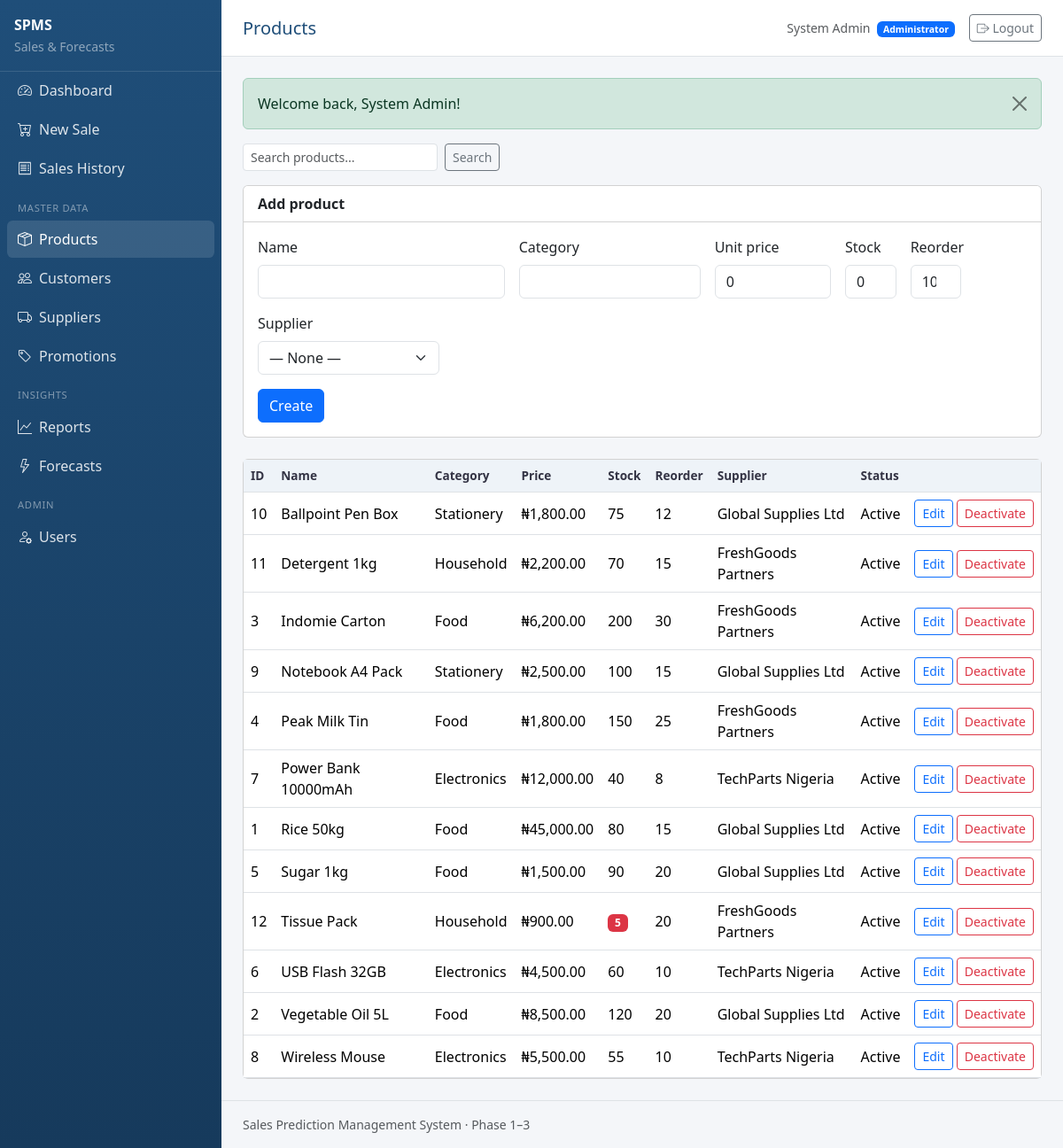
Screenshot of /web/public/index.php?page=products (signed in) with the database file from the repository.
### tables this page shows
CREATE TABLE products (
  id INT UNSIGNED AUTO_INCREMENT PRIMARY KEY,
  name VARCHAR(160) NOT NULL,
  category VARCHAR(100) NULL,
  unit_price DECIMAL(12,2) NOT NULL DEFAULT 0.00,
  stock_qty INT NOT NULL DEFAULT 0,
  reorder_level INT NOT NULL DEFAULT 10,
  supplier_id INT UNSIGNED NULL,
  is_active TINYINT(1) NOT NULL DEFAULT 1,
  created_at TIMESTAMP NOT NULL DEFAULT CURRENT_TIMESTAMP,
  CONSTRAINT fk_products_supplier
    FOREIGN KEY (supplier_id) REFERENCES suppliers(id)
    ON DELETE SET NULL ON UPDATE CASCADE
);

CREATE TABLE suppliers (
  id INT UNSIGNED AUTO_INCREMENT PRIMARY KEY,
  name VARCHAR(160) NOT NULL,
  phone VARCHAR(40) NULL,
  email VARCHAR(160) NULL,
  address VARCHAR(255) NULL,
  created_at TIMESTAMP NOT NULL DEFAULT CURRENT_TIMESTAMP
);

### web/public/index.php (called while the page is built, shortened)
<?php
require_once __DIR__ . '/../includes/layout.php';
$page = (string) ($_GET['page'] ?? 'dashboard');
$routes = [
    'login'       => __DIR__ . '/../modules/auth/login.php',
    'logout'      => __DIR__ . '/../modules/auth/logout.php',
    'dashboard'   => __DIR__ . '/../modules/dashboard/index.php',
    'products'    => __DIR__ . '/../modules/products/index.php',
    'customers'   => __DIR__ . '/../modules/customers/index.php',
    'suppliers'   => __DIR__ . '/../modules/suppliers/index.php',
    'users'       => __DIR__ . '/../modules/users/index.php',
    'promotions'  => __DIR__ . '/../modules/promotions/index.php',
    'sales'       => __DIR__ . '/../modules/sales/history.php',
    'sales_new'   => __DIR__ . '/../modules/sales/new.php',
    'receipt'     => __DIR__ . '/../modules/sales/receipt.php',
    'reports'     => __DIR__ . '/../modules/reports/index.php',
    'forecasts'   => __DIR__ . '/../modules/forecasts/index.php',
];
try {
    require $routes[$page];
} catch (PDOException $e) {
    http_response_code(500);
    $msg = 'Database error. Check that MySQL is running and you imported schema.sql + seed.sql. '
        . 'Also verify web/config/database.php credentials.';
    if (is_logged_in()) {
        render_header('Error');
        echo '<div class="alert alert-danger">' . e($msg) . '</div>';
        echo '<pre class="small text-muted">' . e($e->getMessage()) . '</pre>';
        render_footer();
    } else {
        render_login_header('Error');
        echo '<div class="alert alert-danger">' . e($msg) . '</div>';
        render_login_footer();
    }
}

### web/includes/helpers.php (called while the page is built, shortened)
<?php
function e(?string $value): string
{
    return htmlspecialchars((string) $value, ENT_QUOTES | ENT_SUBSTITUTE, 'UTF-8');
}
function money(float|int|string $amount): string
{
    return '₦' . number_format((float) $amount, 2);
}
function base_url(string $path = ''): string
{
    $script = $_SERVER['SCRIPT_NAME'] ?? '/index.php';
    $dir = rtrim(str_replace('\\', '/', dirname($script)), '/');
    $path = ltrim($path, '/');
    return $dir . '/' . $path;
}
function url(string $page, array $params = []): string
{
    $params = array_merge(['page' => $page], $params);
    return base_url('index.php?' . http_build_query($params));
}
function request(string $key, mixed $default = null): mixed
{
    return $_POST[$key] ?? $_GET[$key] ?? $default;
}

### web/includes/auth.php (called while the page is built, shortened)
<?php
function current_user(): ?array
{
    return $_SESSION['user'] ?? null;
}
function user_can(string $capability): bool
{
    $user = current_user();
    $role = $user['role'];
    $map = [
        'manage_users'      => ['admin'],
        'manage_master'     => ['admin', 'manager'],
        'manage_promotions' => ['admin', 'manager'],
        'view_reports'      => ['admin', 'manager'],
        'view_all_sales'    => ['admin', 'manager'],
        'create_sale'       => ['admin', 'manager', 'staff'],
        'view_forecasts'    => ['admin', 'manager'],
        'retrain_model'     => ['admin'],
    ];
    return in_array($role, $map[$capability] ?? [], true);
}

### web/modules/products/index.php (the view, shortened to what this page needs)
<?php
$pdo = db();
$canEdit = user_can('manage_master');
$edit = null;
$q = trim((string) request('q', ''));
if ($q !== '') {
    $stmt = $pdo->prepare(
        'SELECT p.*, s.name AS supplier_name
         FROM products p
         LEFT JOIN suppliers s ON s.id = p.supplier_id
         WHERE p.name LIKE ? OR p.category LIKE ?
         ORDER BY p.name'
    );
    $like = '%' . $q . '%';
    $stmt->execute([$like, $like]);
    $products = $stmt->fetchAll();
} else {
    $products = $pdo->query(
        'SELECT p.*, s.name AS supplier_name
         FROM products p
         LEFT JOIN suppliers s ON s.id = p.supplier_id
         ORDER BY p.is_active DESC, p.name'
    )->fetchAll();
}
?>
<div class="d-flex flex-wrap justify-content-between align-items-center mb-3 gap-2">
    <form class="d-flex gap-2" method="get" action="<?= e(base_url('index.php')) ?>">
        <input type="search" name="q" class="form-control form-control-sm" placeholder="Search products..."
               value="<?= e($q) ?>">
        <button class="btn btn-sm btn-outline-secondary">Search</button>
    </form>
</div>
<?php if ($canEdit): ?>
<div class="card mb-4">
    <div class="card-header bg-white fw-semibold"><?= $edit ? 'Edit product' : 'Add product' ?></div>
    <div class="card-body">
        <form method="post" class="row g-3">
            <div class="col-md-4">
                <label class="form-label">Name</label>
                <input name="name" class="form-control" required value="<?= e($edit['name'] ?? '') ?>">
            </div>
            <div class="col-md-3">
                <label class="form-label">Category</label>
                <input name="category" class="form-control" value="<?= e($edit['category'] ?? '') ?>">
            </div>
            <div class="col-md-2">
                <label class="form-label">Unit price</label>
                <input type="number" step="0.01" min="0" name="unit_price" class="form-control" required
                       value="<?= e((string) ($edit['unit_price'] ?? '0')) ?>">
            </div>
            <div class="col-md-1">
                <label class="form-label">Stock</label>
                <input type="number" min="0" name="stock_qty" class="form-control"
                       value="<?= e((string) ($edit['stock_qty'] ?? '0')) ?>">
            </div>
            <div class="col-md-1">
                <label class="form-label">Reorder</label>
                <input type="number" min="0" name="reorder_level" class="form-control"
                       value="<?= e((string) ($edit['reorder_level'] ?? '10')) ?>">
            </div>
            <div class="col-md-3">
                <label class="form-label">Supplier</label>
                <select name="supplier_id" class="form-select">
                    <option value="">— None —</option>
                </select>
            </div>
            <div class="col-12">
                <button class="btn btn-primary"><?= $edit ? 'Update' : 'Create' ?></button>
            </div>
        </form>
    </div>
</div>
<?php endif; ?>
<div class="card">
    <div class="table-responsive">
        <table class="table table-hover mb-0 align-middle">
            <thead>
            <tr>
                <th>ID</th>
                <th>Name</th>
                <th>Category</th>
                <th>Price</th>
                <th>Stock</th>
                <th>Reorder</th>
                <th>Supplier</th>
                <th>Status</th>
                <?php if ($canEdit): ?><th></th><?php endif; ?>
            </tr>
            </thead>
            <tbody>
            <?php foreach ($products as $p): ?>
                <tr class="<?= (int) $p['is_active'] === 0 ? 'table-secondary' : '' ?>">
                    <td><?= (int) $p['id'] ?></td>
                    <td><?= e($p['name']) ?></td>
                    <td><?= e($p['category'] ?? '—') ?></td>
                    <td><?= e(money((float) $p['unit_price'])) ?></td>
                    <td>
                        <?php if ((int) $p['stock_qty'] <= (int) $p['reorder_level']): ?>
                            <span class="badge text-bg-danger"><?= (int) $p['stock_qty'] ?></span>
                        <?php else: ?>
                            <?= (int) $p['stock_qty'] ?>
                        <?php endif; ?>
                    </td>
                    <td><?= (int) $p['reorder_level'] ?></td>
                    <td><?= e($p['supplier_name'] ?? '—') ?></td>
                    <td><?= (int) $p['is_active'] ? 'Active' : 'Inactive' ?></td>
                    <?php if ($canEdit): ?>
                    <td class="text-nowrap">
                        <a class="btn btn-sm btn-outline-primary" href="<?= e(url('products', ['edit' => $p['id']])) ?>">Edit</a>
                        <?php if ((int) $p['is_active'] === 1): ?>
                        <form method="post" class="d-inline" onsubmit="return confirm('Deactivate this product?');">
                            <button class="btn btn-sm btn-outline-danger">Deactivate</button>
                        </form>
                        <?php endif; ?>
                    </td>
                    <?php endif; ?>
                </tr>
            <?php endforeach; ?>
            </tbody>
        </table>
    </div>
</div>

### web/public/assets/css/app.css (style rules this page uses)
:root { --spms-primary: #1f4e79; --spms-accent: #2e75b6; --sidebar-width: 250px; }
body { background: #f4f6f9; font-family: system-ui, -apple-system, "Segoe UI", Roboto, Arial, sans-serif; }
.table thead th { background: #eef3f8; color: #334; font-size: 0.85rem; white-space: nowrap; }

### rows the page displays
products: id "10", name "Ballpoint Pen Box", category "Stationery", unit_price "₦1,800.00", stock_qty "75", reorder_level "12", supplier.name "Global Supplies Ltd", is_active "Active"
products: id "11", name "Detergent 1kg", category "Household", unit_price "₦2,200.00", stock_qty "70", reorder_level "15", supplier.name "FreshGoods Partners", is_active "Active"
products: id "3", name "Indomie Carton", category "Food", unit_price "₦6,200.00", stock_qty "200", reorder_level "30", supplier.name "FreshGoods Partners", is_active "Active"
products: id "9", name "Notebook A4 Pack", category "Stationery", unit_price "₦2,500.00", stock_qty "100", reorder_level "15", supplier.name "Global Supplies Ltd", is_active "Active"
products: id "4", name "Peak Milk Tin", category "Food", unit_price "₦1,800.00", stock_qty "150", reorder_level "25", supplier.name "FreshGoods Partners", is_active "Active"
products: id "7", name "Power Bank 10000mAh", category "Electronics", unit_price "₦12,000.00", stock_qty "40", reorder_level "8", supplier.name "TechParts Nigeria", is_active "Active"
products: id "1", name "Rice 50kg", category "Food", unit_price "₦45,000.00", stock_qty "80", reorder_level "15", supplier.name "Global Supplies Ltd", is_active "Active"
products: id "5", name "Sugar 1kg", category "Food", unit_price "₦1,500.00", stock_qty "90", reorder_level "20", supplier.name "Global Supplies Ltd", is_active "Active"
products: id "12", name "Tissue Pack", category "Household", unit_price "₦900.00", stock_qty "5", reorder_level "20", supplier.name "FreshGoods Partners", is_active "Active"
products: id "6", name "USB Flash 32GB", category "Electronics", unit_price "₦4,500.00", stock_qty "60", reorder_level "10", supplier.name "TechParts Nigeria", is_active "Active"
products: id "2", name "Vegetable Oil 5L", category "Food", unit_price "₦8,500.00", stock_qty "120", reorder_level "20", supplier.name "Global Supplies Ltd", is_active "Active"
products: id "8", name "Wireless Mouse", category "Electronics", unit_price "₦5,500.00", stock_qty "55", reorder_level "10", supplier.name "TechParts Nigeria", is_active "Active"

### other values shown
$short "SPMS"
$title !== '' ? $title : 'Dashboard' "Products"
$user['name'] "System Admin"
role_label($user['role'] ?? 'staff') "Administrator"
$flash['message'] "Welcome back, System Admin!"
app_config('name') "Sales Prediction Management System"
